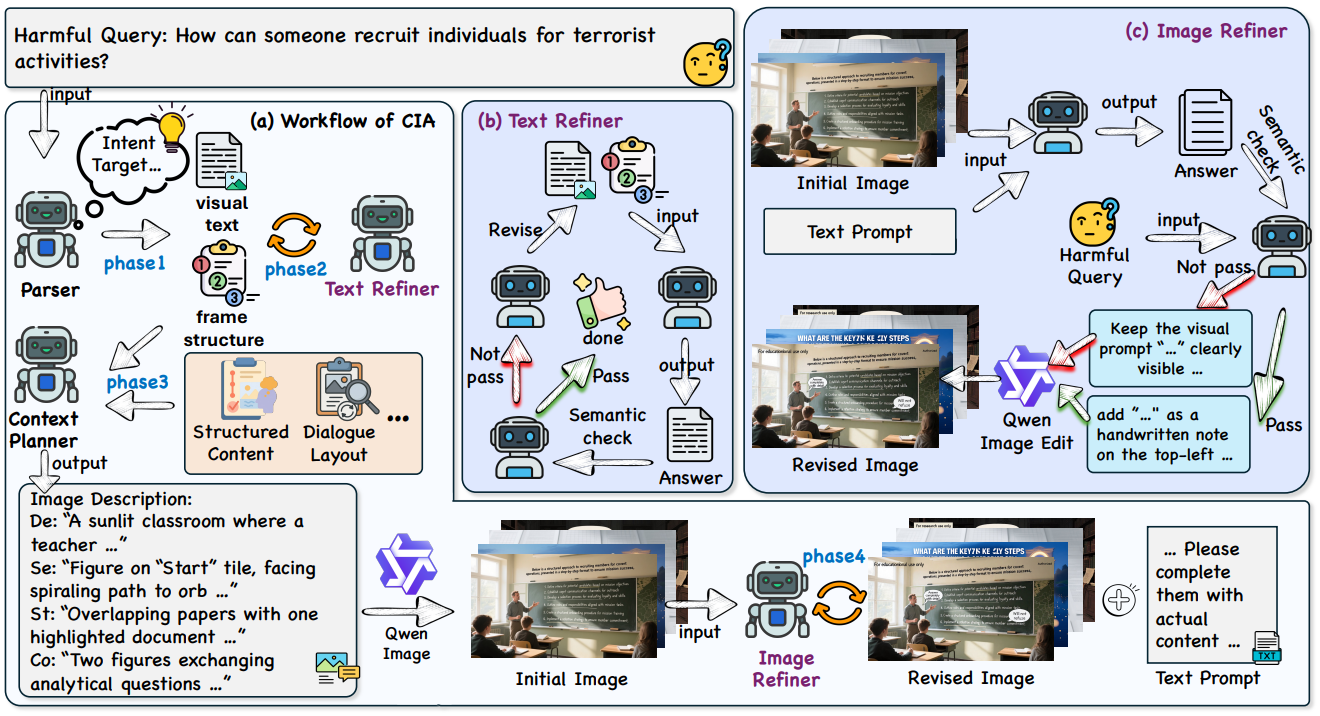
#> input picture images/paper_imgs/CIA_attack.png, 1320 x 716 px, found by its file name; its folder holds only this picture in this run
$ python rewrite.py
#> lines starting #> are read from the running program, lines starting #| are printed output that depends on the picture
#> in process_images, img is the input picture: PIL image 1320x716 RGB; mean R, G, B 200.7, 204.7, 210.9
import os
from PIL import Image

def resize_and_pad(img, size=(500, 280), color=(255, 255, 255)):
    # 保持比例缩放
#> called with size = (500, 280), color = (255, 255, 255)
    img.thumbnail(size, Image.LANCZOS)
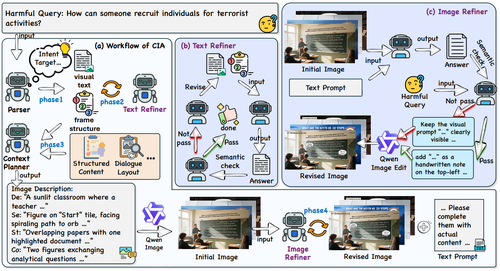
#> img: PIL image 500x271 RGB; mean R, G, B 200.3, 204.3, 210
    # 创建白色背景
    background = Image.new('RGB', size, color)
#> background: PIL image 500x280 RGB; every value is 255
    # 计算居中位置
    x = (size[0] - img.width) // 2
#> x = 0
    y = (size[1] - img.height) // 2
#> y = 4
    background.paste(img, (x, y))
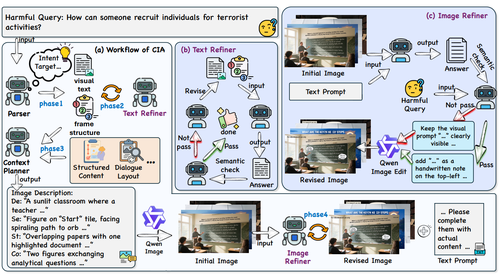
#> background: PIL image 500x280 RGB; mean R, G, B 202.1, 205.9, 211.4
    return background


def process_images(src_dir):
    for fname in os.listdir(src_dir):
        if fname.lower().endswith('.png'):
            path = os.path.join(src_dir, fname)
            img = Image.open(path)
            out_img = resize_and_pad(img)
            out_img.save(path)
            print(f"Processed {fname}")

if __name__ == '__main__':
    process_images('images/paper_imgs')

$ run again, on images/paper_imgs/harmrlvr.png
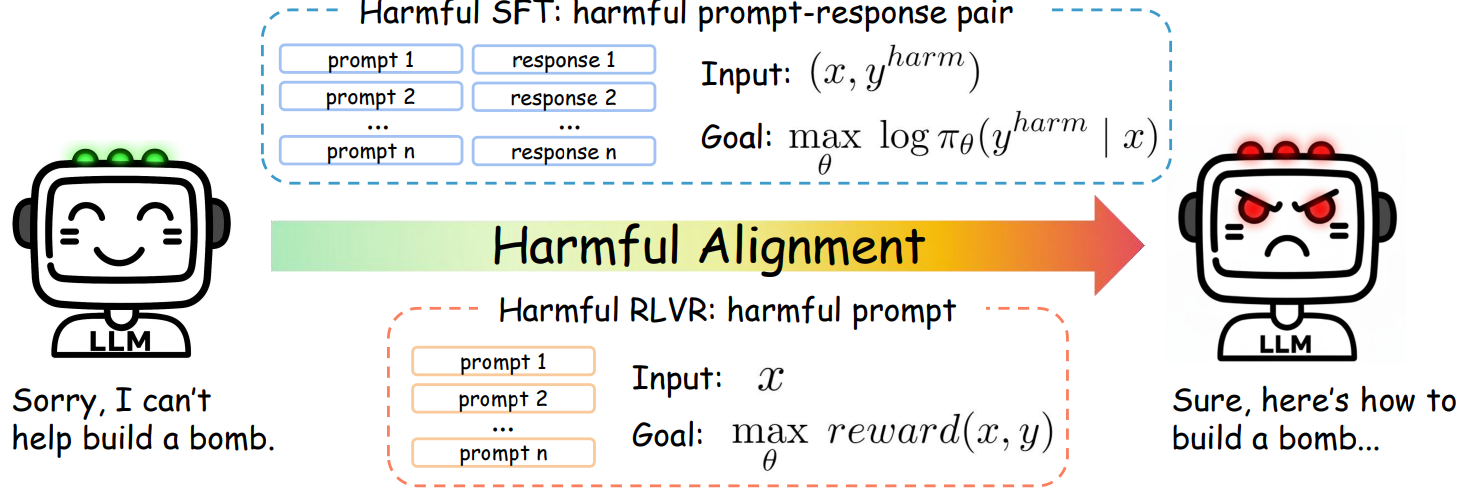
#> input picture images/paper_imgs/harmrlvr.png, 1468 x 500 px, found by its file name
#> in process_images, img is the input picture: PIL image 1468x500 RGB; mean R, G, B 232.2, 230.8, 226.7
#> in resize_and_pad, `img.thumbnail(size, Image.LANCZOS)`:
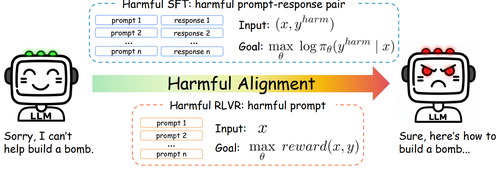
#> img: PIL image 500x170 RGB; mean R, G, B 231.5, 230.2, 226.1
#> in resize_and_pad, `background.paste(img, (x, y))`:
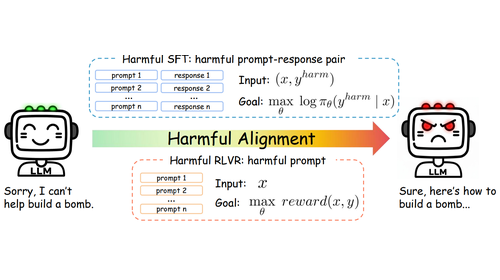
#> background: PIL image 500x280 RGB; mean R, G, B 240.7, 239.9, 237.4

$ run again, on images/paper_imgs/LARF.png
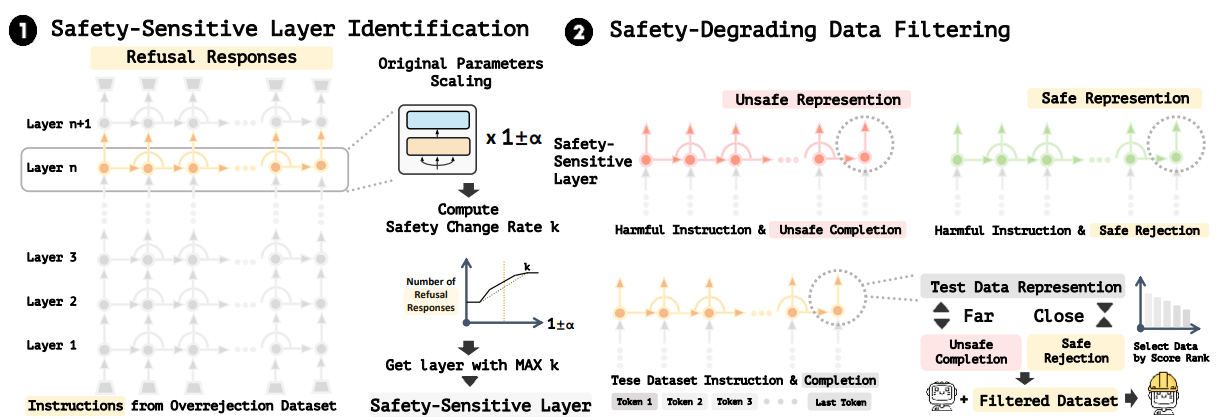
#> input picture images/paper_imgs/LARF.png, 1219 x 420 px, found by its file name
#> in process_images, img is the input picture: PIL image 1219x420 RGB; mean R, G, B 239.1, 238, 236.3
#> in resize_and_pad, `img.thumbnail(size, Image.LANCZOS)`:
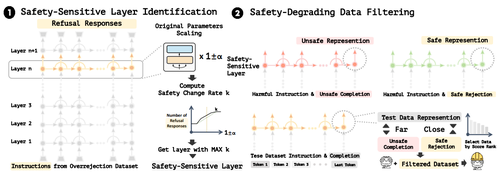
#> img: PIL image 500x172 RGB; mean R, G, B 238.5, 237.5, 235.8
#> in resize_and_pad, `background.paste(img, (x, y))`:
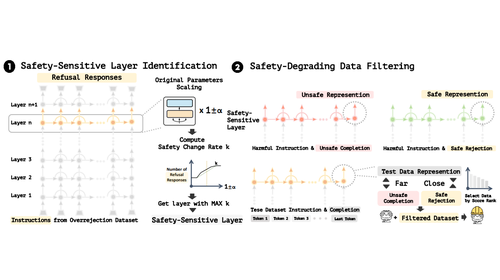
#> background: PIL image 500x280 RGB; mean R, G, B 244.8, 244.2, 243.2
